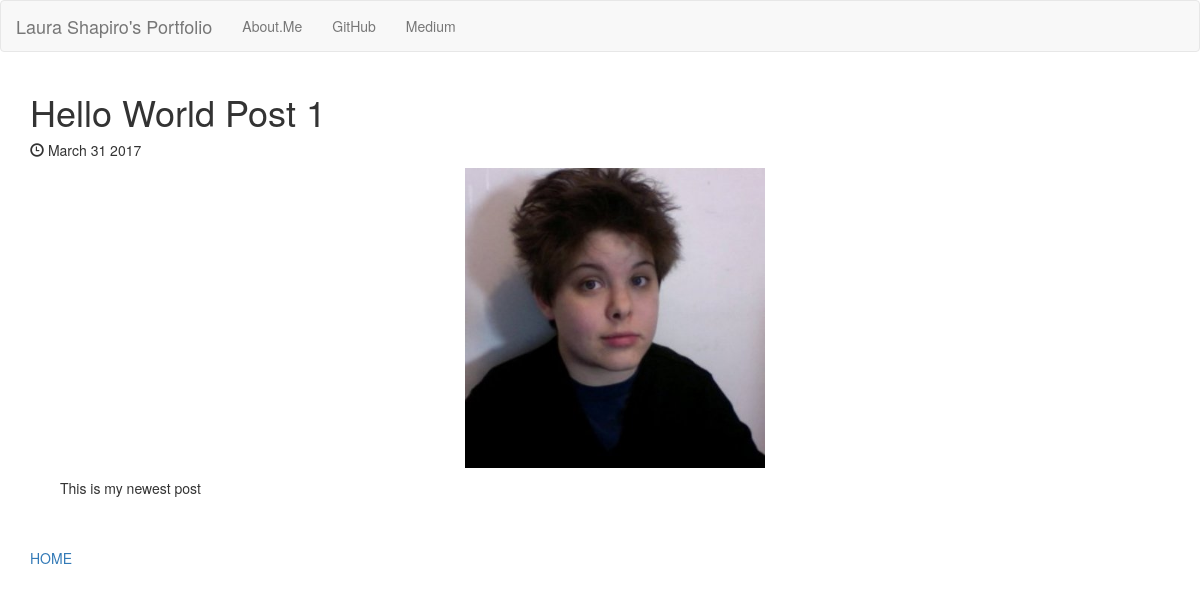
The app's page /posts/1/ with its own data.
### posts/models.py (models this page shows, shortened)
class Post(models.Model):
  title = models.CharField(max_length=250)
  pub_date = models.DateTimeField()
  image = models.ImageField(upload_to='media/')
  body = models.TextField()
  def pretty_pub_date(self):
    return self.pub_date.strftime('%B %d %Y')

### posts/views.py (the view)
# urls.py: url(r'^posts/(?P<post_id>[0-9]+)/$', views.post_details, name="post_details"),
def post_details(request, post_id):
  post = get_object_or_404(Post, pk=post_id)
  return render(request, 'posts/post_details.html', {'post_id:': post_id, 'post': post})

### posts/templates/posts/post_details.html (shortened to what this page needs)
<!DOCTYPE html>
<html>
<head>
  <link rel="stylesheet" href="https://maxcdn.bootstrapcdn.com/bootstrap/3.3.7/css/bootstrap.min.css">
</head>
<body><nav class="navbar navbar-default">
  <div class="container-fluid">
    <div class="navbar-header">
      <a class="navbar-brand" href="#">
      Laura Shapiro's Portfolio
      </a>
      </div>
        <div class="collapse navbar-collapse" id="bs-example-navbar-collapse-1">
      <ul class="nav navbar-nav">
      <li>
        <a href="http://about.me/laura.shapiro">About.Me</a>
      </li>
      <li>
        <a href="http://github.com/lshapz">GitHub</a>
      </li>
      <li>
        <a href="http://medium.com/@lshapz">Medium</a>
      </li>
      </ul>
      </div>
  </div>
</nav>
<div class="container">
<h1>{{post.title}}</h1>
<h5>  <span class="glyphicon glyphicon-time" aria-hidden="true"></span>
{{ post.pretty_pub_date }}</h5>
<div class="container">
<p><img src="{{post.image.url}}" class="img-responsive center-block" style="max-height:300px"  />
</p>
<div class="container">
<p>{{post.body}}</p>
</div>
</div>
<br />
<br />
<a href="{% url 'home' %}">HOME</a>
</div>
</body>
</html>

### records on screen
Post: title "Hello World Post 1", pretty_pub_date "March 31 2017", image (picture), body "This is my newest post"
